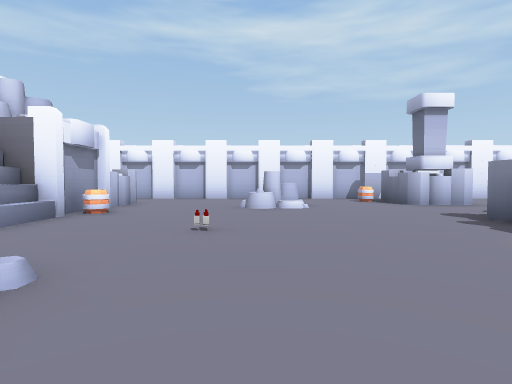
View 1 (above)

24 first-person views from a walk through a 3-D level made in the Unity game engine. The camera is 1.3 m above the floor, tilts 2° down and sees 80° across. The floor is counted in squares, 2 m on a side. Each view is taken from the middle of a square. On the plan, view 1 faces up. The plan holds only what a view shows up to about 10 squares ahead; the rest is blank. The player is left out.

View 2
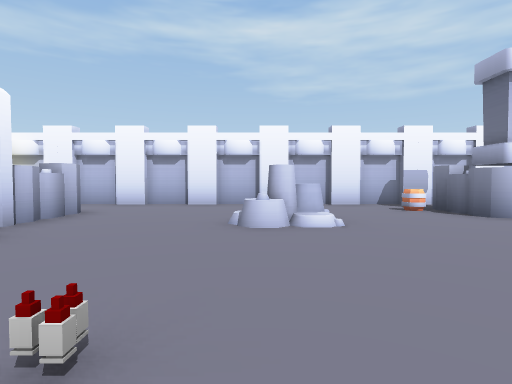

View 3
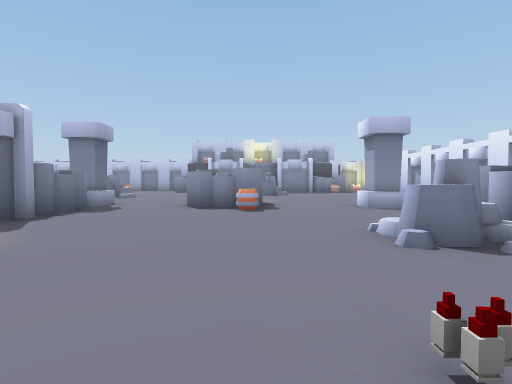

View 4
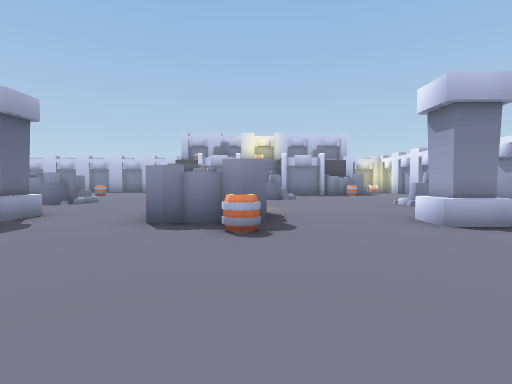

View 5
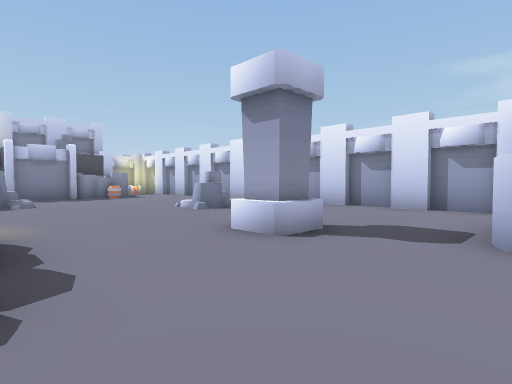

View 6
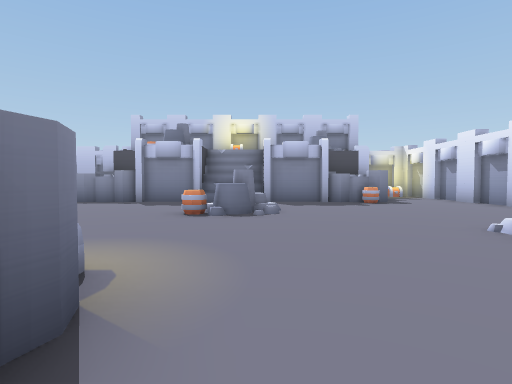

View 7
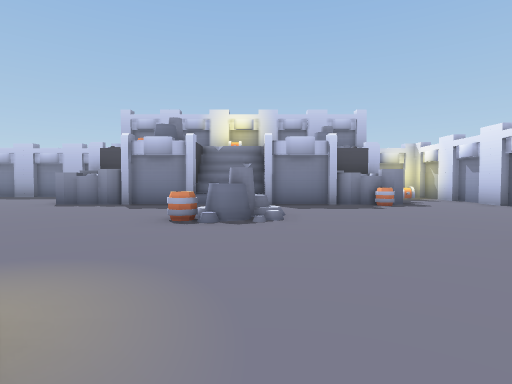

View 8
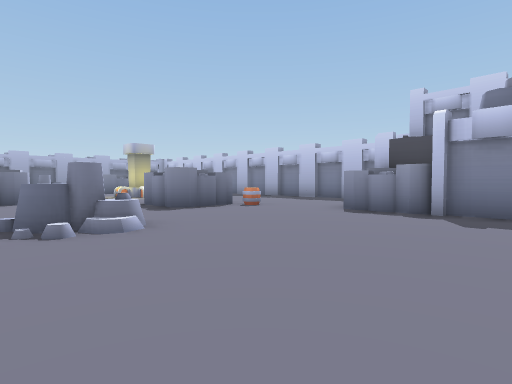

View 9
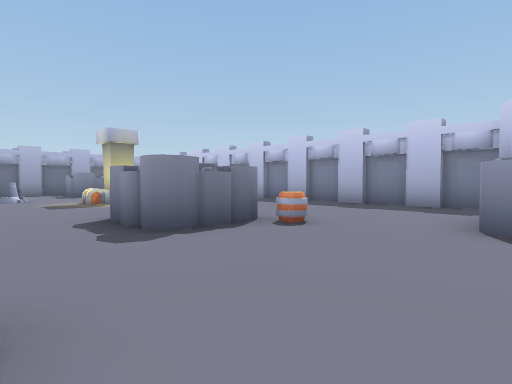

View 10
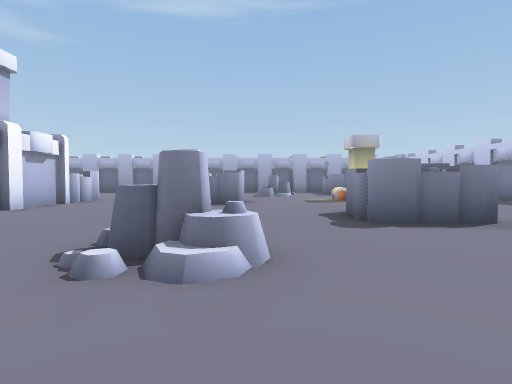

View 11
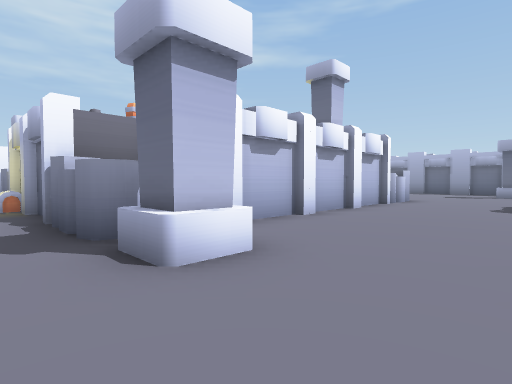

View 12
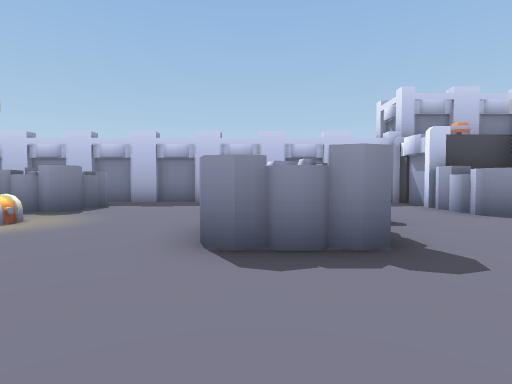

View 13
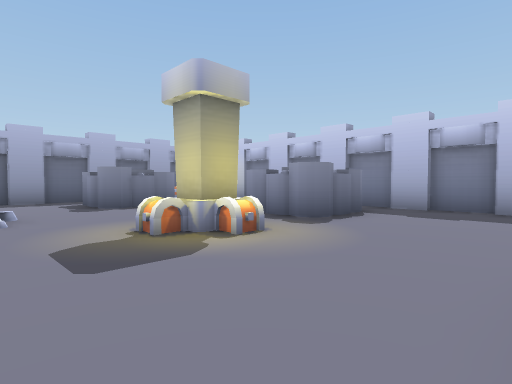

View 14
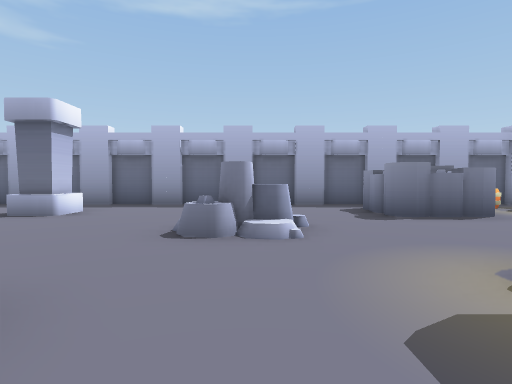

View 15
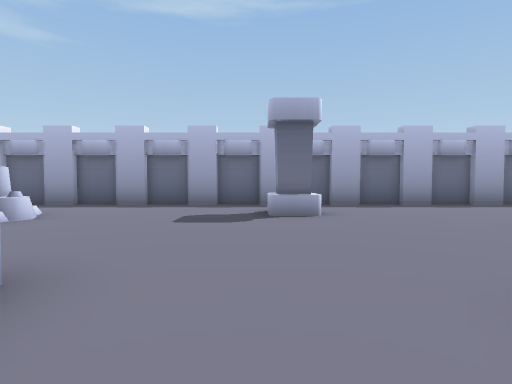

View 16
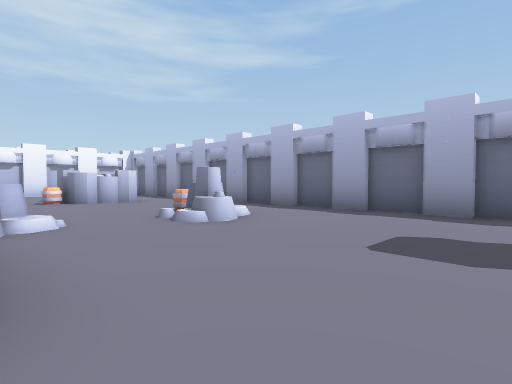

View 17
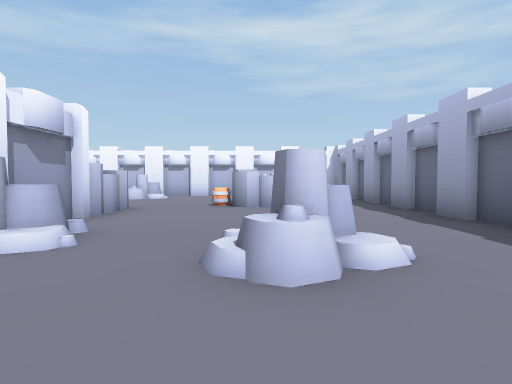

View 18
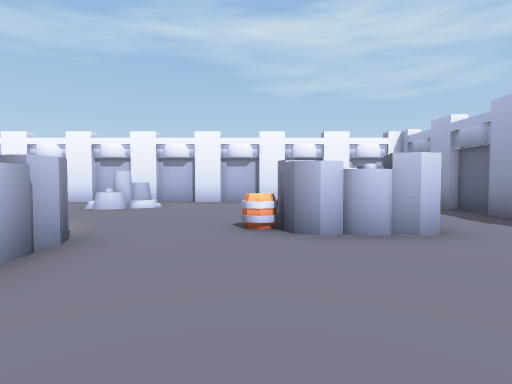

View 19
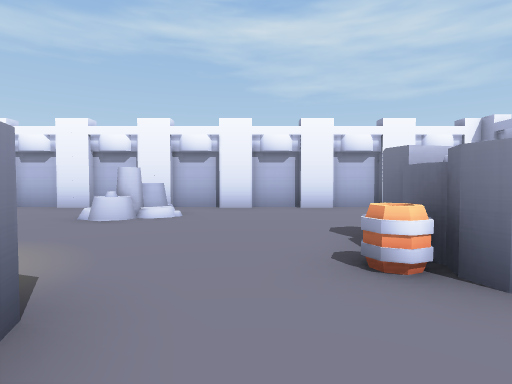

View 20
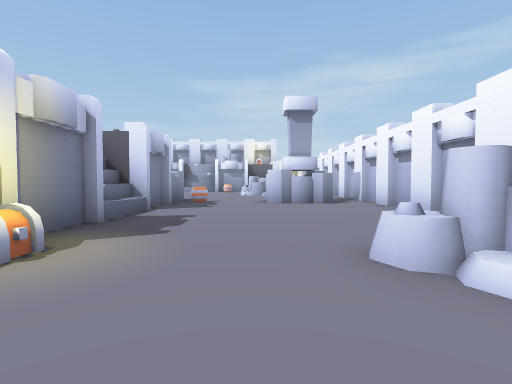

View 21
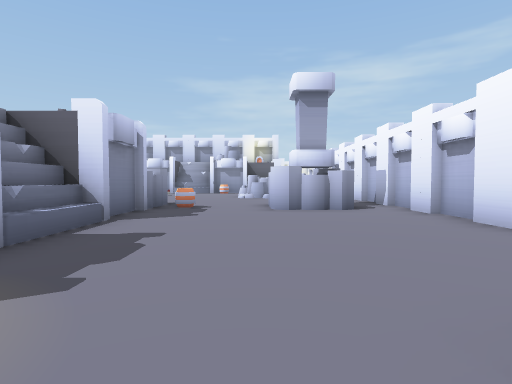

View 22
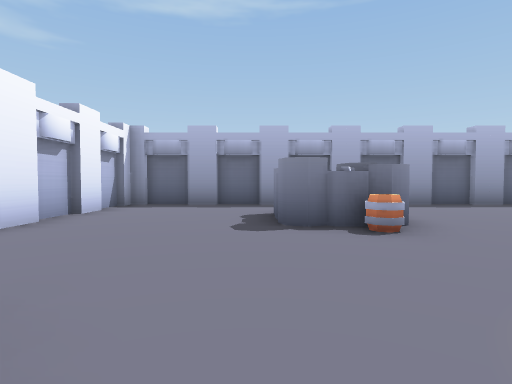

View 23
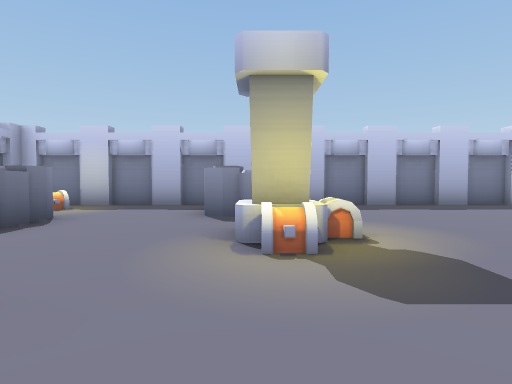

View 24
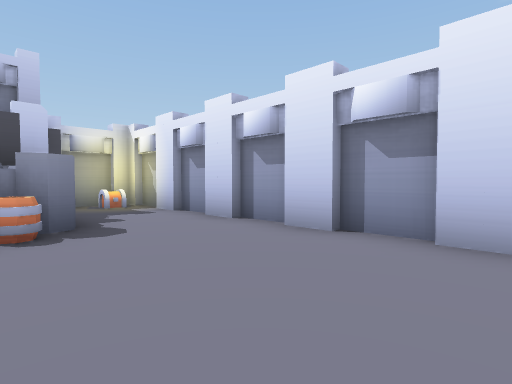

### Floor plan
Key: @ floor where view 1 was taken; # wall or solid block; . floor; B barrel; A ammo; C column; H chest; O other object.
Columns run from 8 left of view 1 to 21 right of it. Each row starts with its distance up from view 1.
 12    ###########################
 11     ..... ...................#
 10     ..... ..BOO.....OO.......#
  9    OO...  ..OOO.....O........#
  8    OO...O ...................#
  7     #....................OO..#
  6     #B.......B......H...BOO..#
  5     #.......OO#######OO......#
  4     #..A....OO       OO......#
  3      .......#        #.......#
  2      .O.....H        ##...B..#
  1    OOOO......#        OO.OO..#
  0    OO...@....#        ...O...#
 -1 #...........OO       OO......#
 -2 #.......B...OO#######OO......#
 -3 #....C..OO..CC...............#
 -4 #.. ....OO...C...............#
 -5 #   ....OH................C..#
 -6 #  OO............   OO.......#
 -7 #  OO.........O.....OO.......#
 -8 #.............O.........O....#
 -9 #......OB...............OO...#
-10 #......OO.......OO...........#
-11 #......  .......OO....H......#
-12 #...B..  ......BO....HC...OO.#
-13 #..OO######OO.............OO
-14 #..OO      OO........OOO....
-15 #..         #........OOO..HO.
-16 #H.OO      OO................#
-17 ###OO      OO#################

Positions as (right, up) in squares from view 1, and headings:
1: (0, 0), facing up
2: (0, 3), facing up
3: (0, 5), facing down
4: (0, 2), facing down
5: (0, 0), facing down-left
6: (-1, -3), facing down
7: (-1, -4), facing down
8: (1, -6), facing down-right
9: (4, -8), facing down-right
10: (3, -8), facing right
11: (3, -6), facing up-right
12: (9, -7), facing down
13: (10, -9), facing down-right
14: (12, -9), facing right
15: (12, -4), facing right
16: (14, -4), facing up-right
17: (17, -2), facing up
18: (16, 2), facing up
19: (15, 4), facing up
20: (15, 8), facing left
21: (13, 8), facing left
22: (12, 8), facing right
23: (14, -8), facing down
24: (-4, -8), facing down-left
